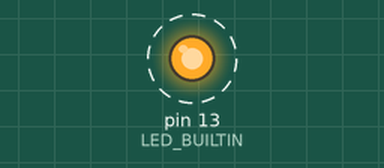
Simulated run of this sketch. Board: Arduino Uno, built with avr-gcc and run on an emulated ATmega328P. Shown: output pins drawn as LEDs (lit = HIGH). Dashed ring = blinking.

Above: at 0.2 s.
Timing chart, 0 to 3.0 s (numbered marks = the images above):
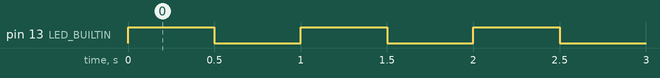

The sketch:

_2_led_blink_2.ino
```cpp
void setup() {
  // put your setup code here, to run once:
  pinMode(LED_BUILTIN, OUTPUT);
}

void loop() {
  // put your main code here, to run repeatedly:
  digitalWrite(LED_BUILTIN, !digitalRead(LED_BUILTIN));
  delay(500);
}
```

Measured:
- by itself, pin 13 (LED_BUILTIN): alternates HIGH for 0.50 s and LOW for 0.50 s
